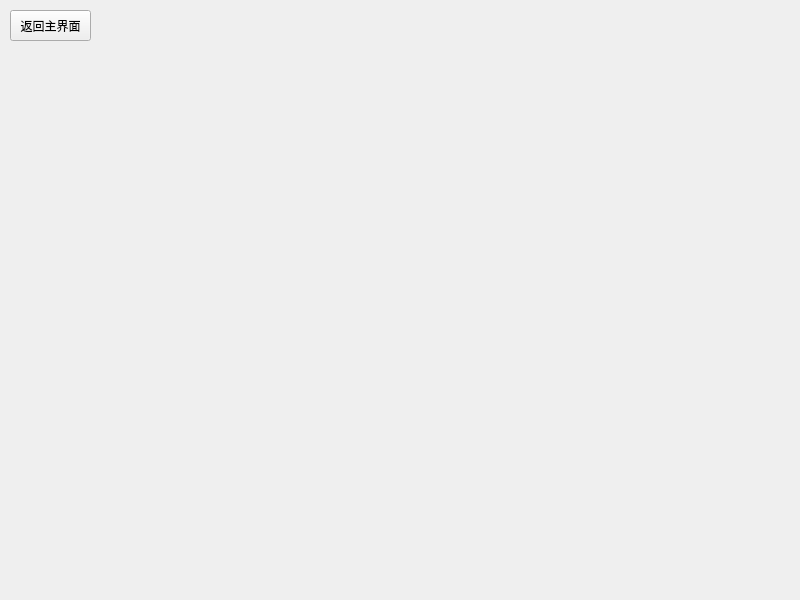
<?xml version="1.0" encoding="UTF-8"?>
<ui version="4.0">
 <class>Form</class>
 <widget class="QWidget" name="Form">
  <property name="geometry">
   <rect>
    <x>0</x>
    <y>0</y>
    <width>800</width>
    <height>600</height>
   </rect>
  </property>
  <property name="windowTitle">
   <string>Form</string>
  </property>
  <widget class="QPushButton" name="ui4_returnMainUi">
   <property name="geometry">
    <rect>
     <x>10</x>
     <y>10</y>
     <width>81</width>
     <height>31</height>
    </rect>
   </property>
   <property name="text">
    <string>返回主界面</string>
   </property>
  </widget>
 </widget>
 <resources/>
 <connections/>
</ui>
